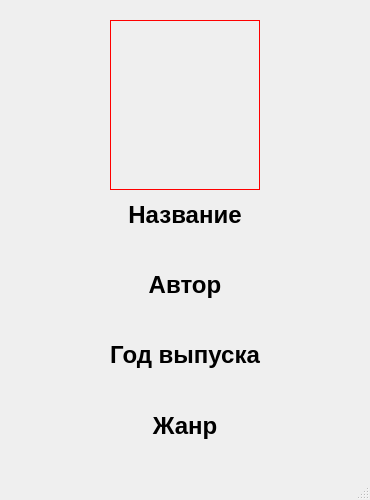
<?xml version="1.0" encoding="UTF-8"?>
<ui version="4.0">
 <class>MainWindow</class>
 <widget class="QMainWindow" name="MainWindow">
  <property name="geometry">
   <rect>
    <x>0</x>
    <y>0</y>
    <width>370</width>
    <height>500</height>
   </rect>
  </property>
  <property name="windowTitle">
   <string>Информация о книге</string>
  </property>
  <widget class="QWidget" name="centralwidget">
   <widget class="QLabel" name="lbl">
    <property name="geometry">
     <rect>
      <x>110</x>
      <y>20</y>
      <width>150</width>
      <height>170</height>
     </rect>
    </property>
    <property name="styleSheet">
     <string notr="true">border: 1px solid red</string>
    </property>
    <property name="text">
     <string/>
    </property>
   </widget>
   <widget class="QLabel" name="label">
    <property name="geometry">
     <rect>
      <x>10</x>
      <y>200</y>
      <width>350</width>
      <height>30</height>
     </rect>
    </property>
    <property name="styleSheet">
     <string notr="true">font-size: 24px; font-weight: 700;</string>
    </property>
    <property name="text">
     <string>Название</string>
    </property>
    <property name="alignment">
     <set>Qt::AlignCenter</set>
    </property>
   </widget>
   <widget class="QLabel" name="title">
    <property name="geometry">
     <rect>
      <x>10</x>
      <y>240</y>
      <width>350</width>
      <height>20</height>
     </rect>
    </property>
    <property name="text">
     <string/>
    </property>
    <property name="alignment">
     <set>Qt::AlignCenter</set>
    </property>
   </widget>
   <widget class="QLabel" name="label_3">
    <property name="geometry">
     <rect>
      <x>10</x>
      <y>270</y>
      <width>350</width>
      <height>30</height>
     </rect>
    </property>
    <property name="styleSheet">
     <string notr="true">font-size: 24px; font-weight: 700;</string>
    </property>
    <property name="text">
     <string>Автор</string>
    </property>
    <property name="alignment">
     <set>Qt::AlignCenter</set>
    </property>
   </widget>
   <widget class="QLabel" name="author">
    <property name="geometry">
     <rect>
      <x>10</x>
      <y>310</y>
      <width>350</width>
      <height>20</height>
     </rect>
    </property>
    <property name="text">
     <string/>
    </property>
    <property name="alignment">
     <set>Qt::AlignCenter</set>
    </property>
   </widget>
   <widget class="QLabel" name="label_5">
    <property name="geometry">
     <rect>
      <x>10</x>
      <y>340</y>
      <width>350</width>
      <height>30</height>
     </rect>
    </property>
    <property name="styleSheet">
     <string notr="true">font-size: 24px; font-weight: 700;</string>
    </property>
    <property name="text">
     <string>Год выпуска</string>
    </property>
    <property name="alignment">
     <set>Qt::AlignCenter</set>
    </property>
   </widget>
   <widget class="QLabel" name="year">
    <property name="geometry">
     <rect>
      <x>10</x>
      <y>380</y>
      <width>350</width>
      <height>20</height>
     </rect>
    </property>
    <property name="text">
     <string/>
    </property>
    <property name="alignment">
     <set>Qt::AlignCenter</set>
    </property>
   </widget>
   <widget class="QLabel" name="label_7">
    <property name="geometry">
     <rect>
      <x>10</x>
      <y>410</y>
      <width>350</width>
      <height>31</height>
     </rect>
    </property>
    <property name="styleSheet">
     <string notr="true">font-size: 24px; font-weight: 700;</string>
    </property>
    <property name="text">
     <string>Жанр</string>
    </property>
    <property name="alignment">
     <set>Qt::AlignCenter</set>
    </property>
   </widget>
   <widget class="QLabel" name="genre">
    <property name="geometry">
     <rect>
      <x>10</x>
      <y>450</y>
      <width>350</width>
      <height>20</height>
     </rect>
    </property>
    <property name="text">
     <string/>
    </property>
    <property name="alignment">
     <set>Qt::AlignCenter</set>
    </property>
   </widget>
  </widget>
  <widget class="QStatusBar" name="statusbar"/>
 </widget>
 <resources/>
 <connections/>
</ui>
